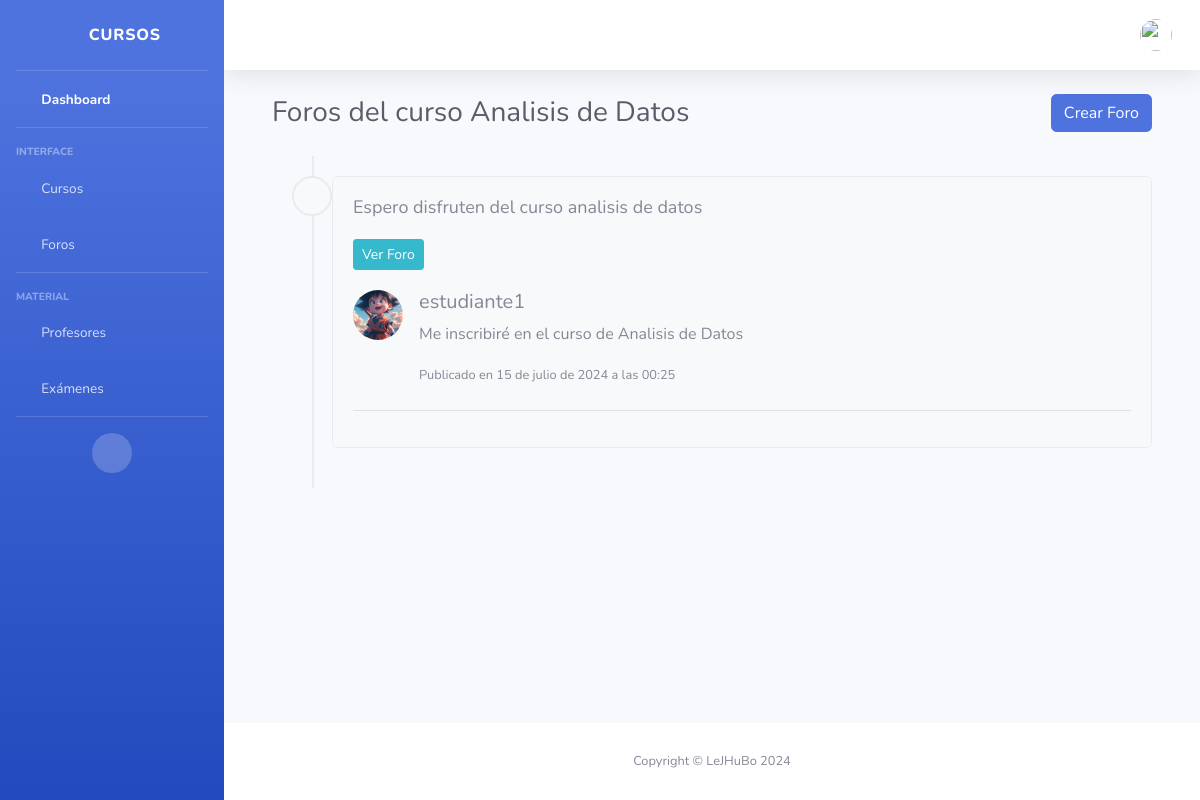
The page /course/3/foros/ on the database its author committed.
### courses/models.py (models this page shows, shortened)
class Course(models.Model):
    title = models.CharField(max_length=200)
    description = models.TextField()
    start_date = models.DateField()
    end_date = models.DateField()
    instructor = models.ForeignKey(User, on_delete=models.CASCADE, limit_choices_to={'role': 'instructor'})
    image = models.ImageField(upload_to='course_images/', null=True, blank=True)
    video_url = models.URLField(blank=True, null=True)

class Forum(models.Model):
    course = models.ForeignKey(Course, on_delete=models.CASCADE, related_name='forums')
    title = models.CharField(max_length=200)
    created_at = models.DateTimeField(auto_now_add=True)
    created_by = models.ForeignKey(User, on_delete=models.CASCADE)

class Post(models.Model):
    forum = models.ForeignKey(Forum, on_delete=models.CASCADE, related_name='posts')
    content = models.TextField()
    created_at = models.DateTimeField(auto_now_add=True)
    created_by = models.ForeignKey(User, on_delete=models.CASCADE)

class User(AbstractUser):
    ROLE_CHOICES = (
        ('student', 'Student'),
        ('instructor', 'Instructor'),
        ('admin', 'Admin'),
    )
    role = models.CharField(max_length=10, choices=ROLE_CHOICES, default='student')
    groups = models.ManyToManyField(Group, related_name='custom_user_set')
    user_permissions = models.ManyToManyField(Permission, related_name='custom_user_set')
    profile_picture = models.ImageField(upload_to='profile_pictures/', null=True, blank=True)
    objects = UserManager()

### courses/views.py (the view)
# urls.py: path('course/<int:course_id>/foros/', ForumListView.as_view(), name='forum_list'),
class ForumListView(ListView):
    model = Forum
    template_name = 'forum/forum_list.html'
    context_object_name = 'forums'
    def get_queryset(self):
        course_id = self.kwargs['course_id']
        return Forum.objects.filter(course_id=course_id)
    def get_context_data(self, **kwargs):
        context = super().get_context_data(**kwargs)
        context['course'] = get_object_or_404(Course, pk=self.kwargs['course_id'])
        return context

### courses/templates/forum/forum_list.html (shortened to what this page needs)
{% extends 'index.html' %} {% load static %} {% block title %}Foros{% endblock %} {% block content %}
<div class="container-fluid">
    <div class="d-sm-flex align-items-center justify-content-between mb-4">
        <h1 class="h3 mb-0 text-gray-800">Foros del curso {{ course.title }}</h1>
        <a href="{% url 'forum_create' course.id %}" class="btn btn-primary">Crear Foro</a>
    </div>
    <div class="timeline">
        {% for forum in forums %}
        <div class="timeline-item">
            <div class="timeline-icon">
                <i class="fas fa-comments"></i>
            </div>
            <div class="timeline-content">
                <h5 class="timeline-title">{{ forum.title }}</h5>
                <a href="{% url 'forum_detail' forum.id %}" class="btn btn-info btn-sm">Ver Foro</a>
                <div class="timeline-posts">
                    {% for post in forum.posts.all %}
                    <div class="media mb-4">
                        <img class="d-flex mr-3 rounded-circle" src="{% if post.created_by.profile_picture %}{{ post.created_by.profile_picture.url }}{% else %}{% static 'img/undraw_profile.svg' %}{% endif %}" alt="" width="50">
                        <div class="media-body">
                            <h5 class="mt-0">{{ post.created_by.username }}</h5>
                            <p>{{ post.content }}</p>
                            <small class="text-muted">Publicado en {{ post.created_at }}</small>
                        </div>
                    </div>
                    <hr> {% endfor %}
                </div>
            </div>
        </div>
        {% endfor %}
    </div>
</div>
{% endblock %}

### courses/templates/forum/forum_list.html (style rules this page uses)
.timeline { position: relative; padding: 20px 0; list-style: none; }
.timeline:before { content: ''; position: absolute; top: 0; bottom: 0; width: 2px; background: #e9ecef; left: 40px; margin-right: -1.5px; }
.timeline-item { margin-bottom: 20px; position: relative; }
.timeline-item:before, .timeline-item:after { content: ''; display: table; }
.timeline-item:after { clear: both; }
.timeline-icon { position: absolute; top: 0; left: 20px; width: 40px; height: 40px; border-radius: 50%; background: #f8f9fa; border: 2px solid #e9ecef; text-align: center; line-height: 40px; font-size: 16px; color: #6c757d; }
.timeline-content { position: relative; margin-left: 60px; background: #f8f9fa; padding: 20px; border-radius: 6px; border: 1px solid #e9ecef; }
.timeline-title { margin-top: 0; margin-bottom: 5px; font-size: 18px; }
.timeline-posts { margin-top: 20px; }
.media { display: flex; align-items: flex-start; }
.media-body { flex: 1; }
.media img { width: 50px; height: 50px; object-fit: cover; border-radius: 50%; }
.media-body h5 { margin-top: 0; }
.media-body small { color: #6c757d; }
.timeline .btn-info { margin-top: 10px; }

### rows shown on the page
Course: title "Analisis de Datos"
Forum: title "Espero disfruten del curso analisis de datos"
Post: created_by.profile_picture (picture), created_by.username "estudiante1", content "Me inscribiré en el curso de Analisis de Datos", created_at "15 de julio de 2024 a las 00:25"
